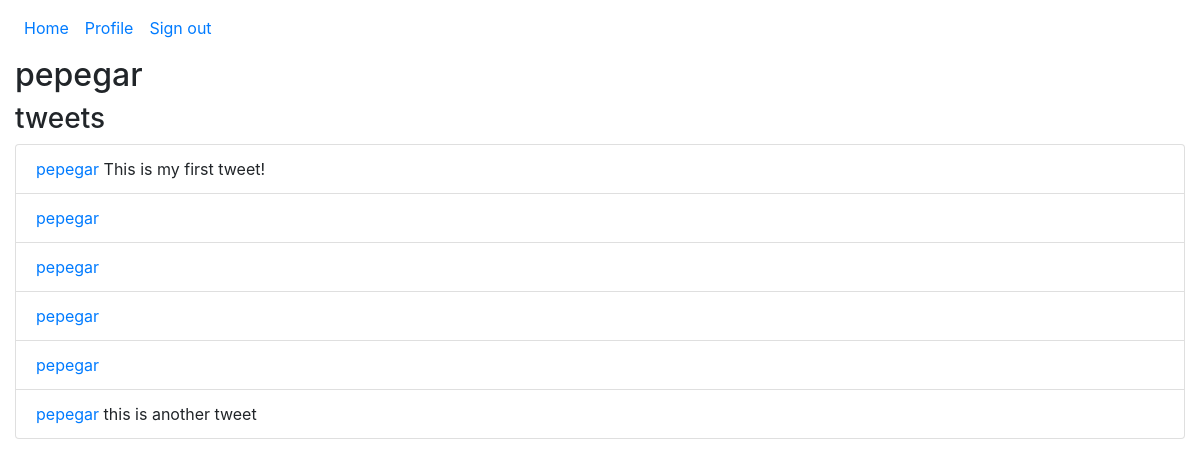
/pepegar (signed in), run on the app's committed database.
### models.py (models this page shows)
class User(db.Model):
    __tablename__ = "users"
    id = db.Column(db.Integer, autoincrement=True, primary_key=True)
    username = db.Column(db.String(40), unique=True, nullable=False)
    password = db.Column(db.String, nullable=False)

class Tweet(db.Model):
    __tablename__ = "tweets"
    id = db.Column(db.Integer, autoincrement=True, primary_key=True)
    text = db.Column(db.String(140), nullable=False)
    user_id = db.Column(db.Integer, db.ForeignKey('users.id'), nullable=False)
    user = db.relationship('User', backref=db.backref('tweets', lazy=True))

### server.py (the view)
@app.route("/<username>")
def profile(username):
    user = User.query.filter(User.username == username).first_or_404()
    return render_template("user.html", session = session, user = user)

### templates/user.html (shortened to what this page needs)
{% extends "base.html" %}
{% block main %}
<h2>{{user.username}}</h2>
<h3>tweets</h3>
<ul class="list-group">
    {% for tweet in user.tweets %}
    <li class="list-group-item">
        <span><a href="/{{tweet.user.username}}">{{tweet.user.username}}</a></span>
        <span>{{tweet.text}}</span>
    </li>
    {% endfor %}
</ul>
{% endblock %}

### data on the page
User: username "pepegar"
Tweet: user.username "pepegar", text "This is my first tweet!"
Tweet: user.username "pepegar"
Tweet: user.username "pepegar"
Tweet: user.username "pepegar"
Tweet: user.username "pepegar"
Tweet: user.username "pepegar", text "this is another tweet"
